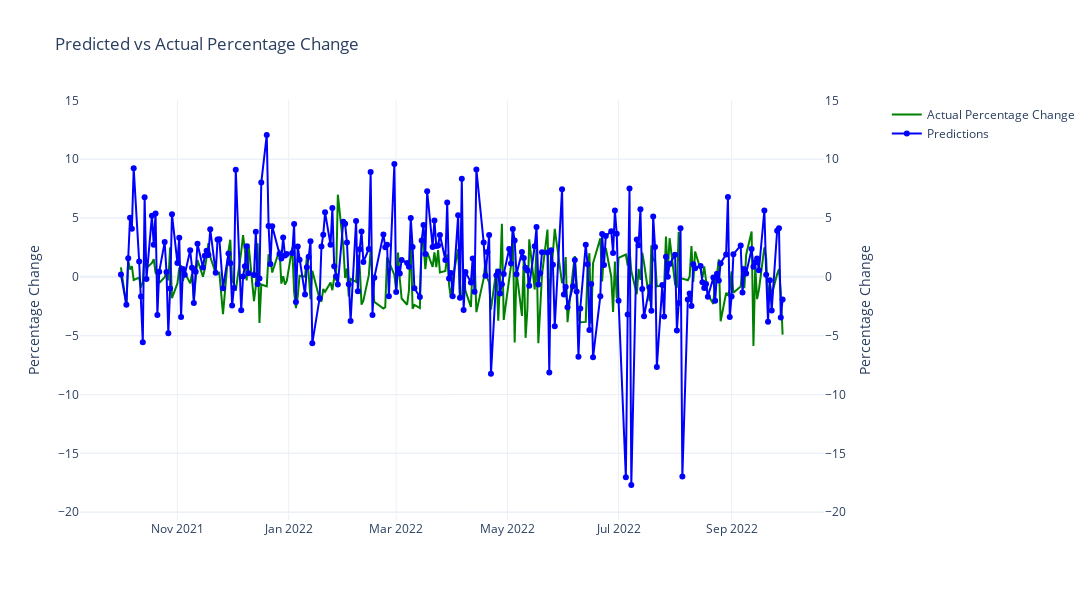

Write notebook code for a chart like this one.
### Code cell
import plotly.graph_objects as go
from plotly.subplots import make_subplots

# Calculate global min/max for both datasets
global_min = min(
    merged_test_specific['pct_change'].min(),
    merged_test_specific['Predictions - Linear Regression'].min()
)
global_max = max(
    merged_test_specific['pct_change'].max(),
    merged_test_specific['Predictions - Linear Regression'].max()
)

# Add padding to avoid edge values touching the axis
padding = 0.1 * (global_max - global_min)  # 10% padding
y_range = [global_min - padding, global_max + padding]

# Create figure with secondary y-axis
fig = make_subplots(specs=[[{"secondary_y": True}]])

# Add ACTUAL percentage change (left axis)
fig.add_trace(
    go.Scatter(
        x=merged_test_specific['Date'], 
        y=merged_test_specific['pct_change'],
        name="Actual Percentage Change", 
        line=dict(color='green'),
        mode='lines'
    ),
    secondary_y=False
)

# Add PREDICTED percentage change (right axis)
fig.add_trace(
    go.Scatter(
        x=merged_test_specific['Date'], 
        y=merged_test_specific['Predictions - Linear Regression'],
        name="Predictions", 
        line=dict(color='blue'),
        mode='lines+markers'
    ),
    secondary_y=True
)

# Set identical y-axis ranges
fig.update_yaxes(
    title_text="Percentage Change", 
    range=y_range,
    secondary_y=False
)
fig.update_yaxes(
    title_text="Percentage Change", 
    range=y_range,
    secondary_y=True
)

# Layout adjustments
fig.update_layout(
    title="Predicted vs Actual Percentage Change",
    hovermode="x unified",
    width=1200,
    height=600,
    template="plotly_white"
)

fig.show()
fig.write_html("aapl_sentiment_comparison.html")

### Figure 1 — Plotly figure (JSON) as saved in the notebook; plotly's stock layout.template omitted (floating-point values rounded to 4 significant figures; data arrays with more than 128 entries replaced by an {"elided": "..."} marker saying what was removed)
{"data": [{"line": {"color": "green"}, "mode": "lines", "name": "Actual Percentage Change", "type": "scatter", "x": {"elided": "250 str values"}, "xaxis": "x", "y": {"elided": "250 float values"}, "yaxis": "y"}, {"line": {"color": "blue"}, "mode": "lines+markers", "name": "Predictions", "type": "scatter", "x": {"elided": "250 str values"}, "xaxis": "x", "y": {"elided": "250 float values"}, "yaxis": "y2"}], "layout": {"height": 600, "hovermode": "x unified", "title": {"text": "Predicted vs Actual Percentage Change"}, "width": 1200, "xaxis": {"anchor": "y", "domain": [0, 0.94]}, "yaxis": {"anchor": "x", "domain": [0, 1], "range": [-20.66, 15.03], "title": {"text": "Percentage Change"}}, "yaxis2": {"anchor": "x", "overlaying": "y", "range": [-20.66, 15.03], "side": "right", "title": {"text": "Percentage Change"}}}}
